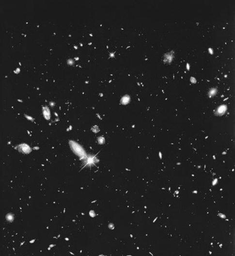
#> input picture hubble.tif, 235 x 256 px, shrunk from 485 x 528 before the run
$ jupyter execute Problem-2.ipynb
#> lines starting #> are read from the running program, lines starting #| are printed output that depends on the picture
## **Problem 2**
### **Project 5.5**

[cell 1]
from PIL import Image
import numpy as np
import matplotlib.pyplot as plt
import cv2 as cv
from math import floor, ceil

## **Part-A**

[cell 2]
def stat_filter2d(input_img, size, perc):
    M, N = input_img.shape
    m, n = size
    a, b = m // 2, n // 2
    def get_percentile(x, y):
        z = []
        for i in range(int(x - a), int(x + a + 1)):
            for j in range(int(y - b), int(y + b + 1)):
                if i >= 0 and i < M and j >= 0 and j < N:
                    z.append(input_img[i, j])
        return percentile(z, perc)
    xx, yy = np.meshgrid(range(M), range(N), indexing='ij')
    vf = np.vectorize(get_percentile)
    return vf(xx, yy)

[cell 3]
def percentile(arr, p):
    idx = p / 100.0 * (len(arr) - 1)
    sorted_arr = sorted(arr)
    below, above = int(floor(idx)), int(ceil(idx))
    return (sorted_arr[below] + sorted_arr[above]) / 2.0

[cell 4]
def img_to_array(img, dtype=None):
    if img.mode == 'RGB':
        return [img_to_array(ch) for ch in img.split()]
    else:
        return np.array(img.getdata(), dtype=dtype).reshape(img.size[::-1])

[cell 5]
def array_to_img(data, mode=None):
    if not mode:
        return Image.fromarray(data)
    elif mode == 'RGB':
        channels = [array_to_img(ch, 'L') for ch in data]
        return Image.merge('RGB', channels)
    else:
        return Image.fromarray(data).convert(mode)

## **Part-B**

[cell 6]
def max_filter(img, size):
    data = img_to_array(img)
    result = stat_filter2d(data, size, 100)
    return array_to_img(result, img.mode)

## **Part-C**

[cell 7]
def min_filter(img, size):
    data = img_to_array(img)
    result = stat_filter2d(data, size, 0)
    return array_to_img(result, img.mode)

## **Part-D**

[cell 8]
def median_filter(img, size):
    data = img_to_array(img)
    result = stat_filter2d(data, size, 50)
    return array_to_img(result, img.mode)

## **Part-E**

[cell 9]
img = Image.open("hubble.tif")
#> img is the input picture: PIL image 235x256 L; min 14, max 255, mean 34.5

[cell 10]
min_filter(img, (15, 15))
#> in min_filter, `result = stat_filter2d(data, size, 0)`:
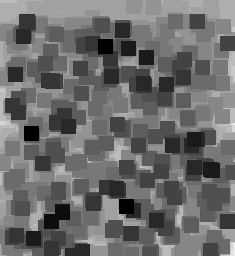
#> result: shape (256, 235) float64; min 14, max 33, mean 22; drawn with min black and max white

[cell 11]
max_filter(img, (2, 2))
#> in max_filter, `result = stat_filter2d(data, size, 100)`:
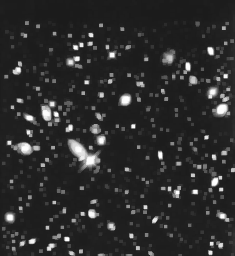
#> result: shape (256, 235) float64; min 26, max 255, mean 44.8

**Observation**

*From above result we can conclude that that the minimum square where the largest object remains is is of size 15,15 using min filter.*

## **Part-F**

[cell 12]
img1 = Image.open("circuitboard-saltandpep.tif")
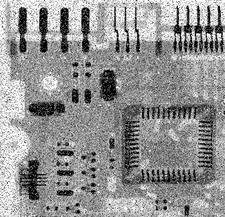
#> input picture circuitboard-saltandpep.tif, 225 x 217 px, shrunk from 464 x 448 before the run
#> img1 is the input picture: PIL image 225x217 L; min 0, max 255, mean 146.4

[cell 13]
median_filter(img1, (3,3))
#> in median_filter, `result = stat_filter2d(data, size, 50)`:
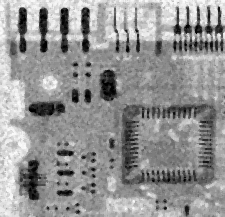
#> result: shape (217, 225) float64; min 0, max 253.5, mean 147.9

[cell 14]
median_filter(median_filter(img1, (3,3)), (3,3))
#> call 3 of median_filter, with size = (3, 3)
#> in median_filter (call 3), `result = stat_filter2d(data, size, 50)`:
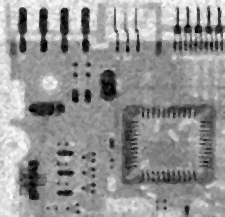
#> result: shape (217, 225) float64; min 0, max 250, mean 148.3

[cell 15]
median_filter(median_filter(median_filter(img1, (3,3)), (3,3)), (3,3))
